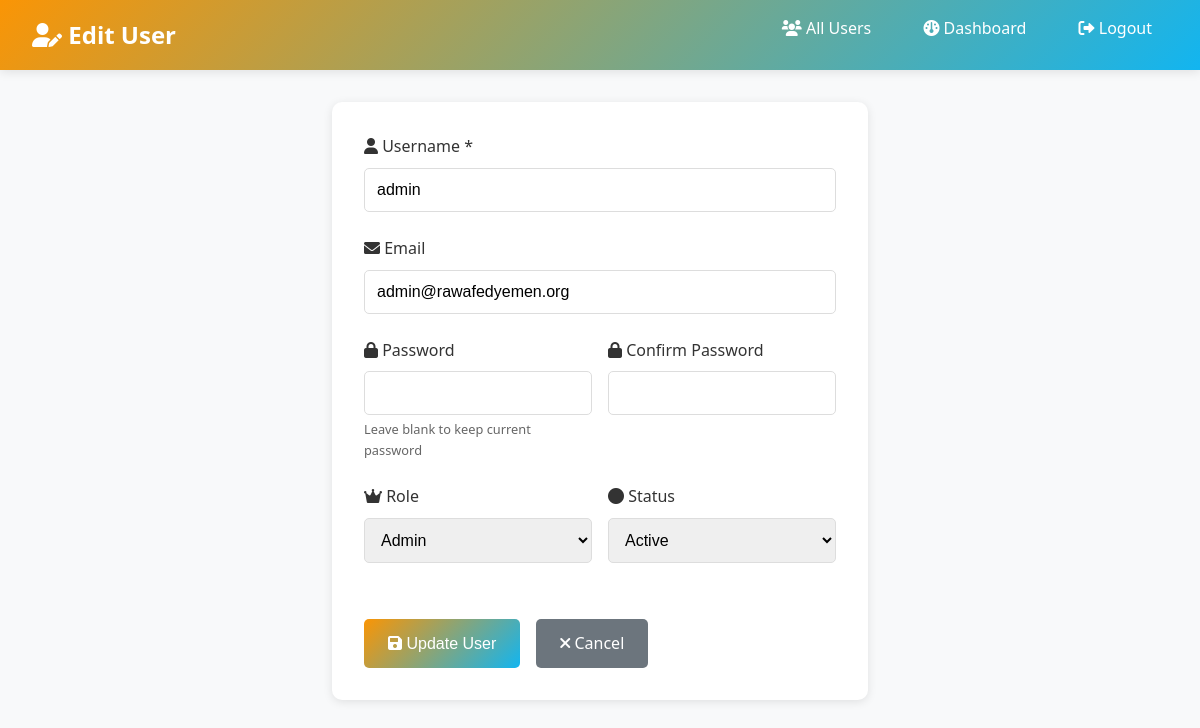
/admin/edit_user.php?id=1 (signed in), run on the app's committed database.
### tables this page shows
CREATE TABLE `users` (
  `id` int(11) NOT NULL AUTO_INCREMENT,
  `username` varchar(50) NOT NULL,
  `password` varchar(255) NOT NULL,
  `email` varchar(100) DEFAULT NULL,
  `role` enum('admin','editor') DEFAULT 'admin',
  `status` enum('active','inactive') DEFAULT 'active',
  `last_login` timestamp NULL DEFAULT NULL,
  `created_at` timestamp DEFAULT CURRENT_TIMESTAMP,
  `updated_at` timestamp DEFAULT CURRENT_TIMESTAMP ON UPDATE CURRENT_TIMESTAMP,
  PRIMARY KEY (`id`),
  UNIQUE KEY `username` (`username`)
);

### includes/db.php (called while the page is built, shortened)
<?php
function executeQuery($pdo, $sql, $params = []) {
    try {
        $stmt = $pdo->prepare($sql);
        $stmt->execute($params);
        return $stmt;
    } catch (PDOException $e) {
        error_log("Database query error: " . $e->getMessage());
        return false;
    }
}
function getSingleRecord($pdo, $sql, $params = []) {
    $stmt = executeQuery($pdo, $sql, $params);
    return $stmt ? $stmt->fetch() : false;
}
?>

### admin/edit_user.php (the view, shortened to what this page needs)
<?php
require_once '../includes/db.php';
$user = null;
$isEdit = false;
if (isset($_GET['id']) && is_numeric($_GET['id'])) {
    $id = (int)$_GET['id'];
    $user = getSingleRecord($pdo, "SELECT * FROM users WHERE id = ?", [$id]);
    if ($user) {
        $isEdit = true;
    }
}
?>
<!DOCTYPE html>
<html lang="en" dir="ltr">
<head>
    <link rel="stylesheet" href="https://cdnjs.cloudflare.com/ajax/libs/font-awesome/6.0.0/css/all.min.css">
</head>
<body>
    <header class="admin-header clearfix">
        <h1><i class="fas fa-user-<?php echo $isEdit ? 'edit' : 'plus'; ?>"></i> <?php echo $isEdit ? 'Edit' : 'Add'; ?> User</h1>
        <nav class="admin-nav">
            <a href="users.php"><i class="fas fa-users"></i> All Users</a>
            <a href="index.php"><i class="fas fa-dashboard"></i> Dashboard</a>
            <a href="logout.php"><i class="fas fa-sign-out-alt"></i> Logout</a>
        </nav>
    </header>
    <div class="container">
        <div class="form-container">
            <form method="POST">
                <div class="form-group">
                    <label for="username"><i class="fas fa-user"></i> Username *</label>
                    <input type="text" id="username" name="username"
                           value="<?php echo htmlspecialchars($user['username'] ?? ''); ?>" required>
                </div>
                <div class="form-group">
                    <label for="email"><i class="fas fa-envelope"></i> Email</label>
                    <input type="email" id="email" name="email"
                           value="<?php echo htmlspecialchars($user['email'] ?? ''); ?>">
                </div>
                <div class="form-row">
                    <div class="form-group">
                        <label for="password"><i class="fas fa-lock"></i> Password <?php echo $isEdit ? '' : '*'; ?></label>
                        <input type="password" id="password" name="password" <?php echo $isEdit ? '' : 'required'; ?>>
                        <div class="password-help">
                            <?php if ($isEdit): ?>
                                Leave blank to keep current password
                            <?php else: ?>
                                Must be at least 8 characters with uppercase, lowercase, and number
                            <?php endif; ?>
                        </div>
                    </div>
                    <div class="form-group">
                        <label for="confirm_password"><i class="fas fa-lock"></i> Confirm Password <?php echo $isEdit ? '' : '*'; ?></label>
                        <input type="password" id="confirm_password" name="confirm_password" <?php echo $isEdit ? '' : 'required'; ?>>
                    </div>
                </div>
                <div class="form-row">
                    <div class="form-group">
                        <label for="role"><i class="fas fa-crown"></i> Role</label>
                        <select id="role" name="role">
                            <option value="admin" <?php echo ($user['role'] ?? '') === 'admin' ? 'selected' : ''; ?>>Admin</option>
                        </select>
                    </div>
                    <div class="form-group">
                        <label for="status"><i class="fas fa-circle"></i> Status</label>
                        <select id="status" name="status">
                            <option value="active" <?php echo ($user['status'] ?? 'active') === 'active' ? 'selected' : ''; ?>>Active</option>
                        </select>
                    </div>
                </div>
                <div class="form-actions">
                    <button type="submit" class="btn">
                        <i class="fas fa-save"></i> <?php echo $isEdit ? 'Update' : 'Create'; ?> User
                    </button>
                    <a href="users.php" class="btn btn-secondary">
                        <i class="fas fa-times"></i> Cancel
                    </a>
                </div>
            </form>
        </div>
    </div>
</body>
</html>

### admin/edit_user.php (style rules this page uses)
* { margin: 0; padding: 0; box-sizing: border-box; }
body { font-family: 'Segoe UI', Tahoma, Geneva, Verdana, sans-serif; background-color: #f8f9fa; line-height: 1.6; }
.admin-header { background: linear-gradient(135deg, #fa9505 0%, #12b5f0 100%); color: white; padding: 1rem 2rem; box-shadow: 0 2px 10px rgba(0,0,0,0.1); }
.admin-header h1 { font-size: 1.5rem; display: inline-block; }
.admin-nav { float: right; }
.admin-nav a { color: white; text-decoration: none; margin-left: 1rem; padding: 0.5rem 1rem; border-radius: 5px; transition: background-color 0.3s; }
.container { max-width: 600px; margin: 2rem auto; padding: 0 2rem; }
.form-container { background: white; padding: 2rem; border-radius: 10px; box-shadow: 0 2px 10px rgba(0,0,0,0.1); }
.form-group { margin-bottom: 1.5rem; }
.form-group label { display: block; margin-bottom: 0.5rem; font-weight: 500; color: #333; }
.form-group input, .form-group select { width: 100%; padding: 0.75rem; border: 1px solid #ddd; border-radius: 5px; font-size: 1rem; transition: border-color 0.3s; }
.form-row { display: grid; grid-template-columns: 1fr 1fr; gap: 1rem; }
.btn { padding: 0.75rem 1.5rem; background: linear-gradient(135deg, #fa9505 0%, #12b5f0 100%); color: white; border: none; border-radius: 5px; text-decoration: none; display: inline-block; cursor: pointer; transition: transform 0.2s; font-size: 1rem; }
.btn-secondary { background: #6c757d; }
.form-actions { display: flex; gap: 1rem; justify-content: flex-start; margin-top: 2rem; }
.password-help { font-size: 0.8rem; color: #666; margin-top: 0.25rem; }
.clearfix::after { content: ""; display: table; clear: both; }

### data on the page
users: username "admin", email "admin@rawafedyemen.org", role "Admin", status "Active"
